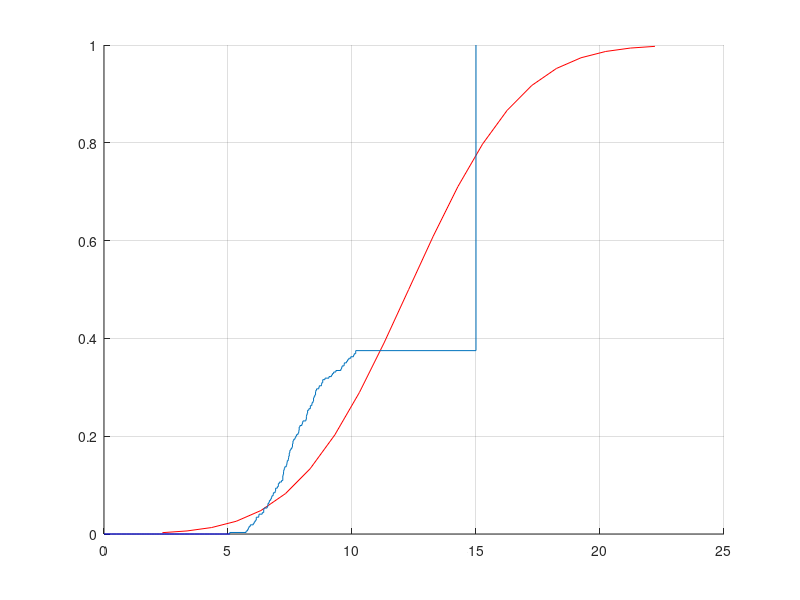

Source code (MATLAB):
function lab1()
    clear all;
    clc
    X = [10.06,8.32,8.50,8.82,6.02,6.44,7.90,7.85,5.90,7.62,8.66,...
         6.38,7.24,8.21,6.82,7.43,6.06,8.21,9.07,5.85,6.72,8.17,...
         8.53,8.68,7.21,8.43,8.77,7.27,5.79,9.78,6.44,7.24,6.83,...
         6.61,7.58,10.15,8.82,7.87,7.35,9.60,5.82,6.65,10.15,6.92,...
         6.77,9.35,6.92,7.76,6.45,7.47,6.99,9.95,7.22,7.38,7.87,...
         6.24,8.00,8.47,7.25,7.03,7.45,6.75,7.37,7.98,9.58,8.91,...
         6.14,8.19,5.07,7.47,7.29,8.78,7.86,7.82,10.09,8.54,7.21,...
         8.57,6.67,9.82,9.26,9.69,8.39,8.26,7.44,6.58,8.45,7.49,...
         7.16,9.17,8.16,8.38,7.60,8.53,6.10,7.39,7.70,8.45,7.73,...
         9.21,8.02,7.62,6.90,9.55,5.73,7.21,6.14,7.54,9.87,8.14,...
         8.16,7.50,7.60,6.25,7.03,7.07,6.61,9.68,7.65,8.32];
     X = [X zeros(1,200)+15];
    X = sort(X);
    
    Mmax = max(X);
    Mmin = min(X);
    
    fprintf('Mmin = %s\n', num2str(Mmin));
    fprintf('Mmax = %s\n', num2str(Mmax));
    
    R = Mmax - Mmin;
    fprintf('R = %s\n', num2str(R));
    
    MX = getMU(X);
    fprintf('MX = %s\n', num2str(MX));
    
    Ssqr = getSsqr(X);
    fprintf('S^2 = %s\n', num2str(Ssqr));
    
    %m = getNumberOfIntervals(X);
    m = floor(log2(length(X)) + 2);
    fprintf('m = %s\n', num2str(m))
    
    %createGroup(X);
    %hold on;
    %distributionDensity(X, MX, Ssqr, m);

    figure;
    empiricF(X);
    hold on;
    distribution(X, MX, Ssqr, m);
end

function mu = getMU(X)
    n = length(X);
    mu = sum(X)/n;
end

function Ssqr = getSsqr(X)
    n = length(X);
    MX = getMU(X);
    Ssqr = sum((X - MX).^2) / (n-1);
end

function m = getNumberOfIntervals(X)
    m = floor(log2(length(X)) + 2);
end



function distribution(X, MX, DX, m)
    R = X(end) - X(1);
    delta = R/m;
    
    Xn = (MX - R): delta :(MX + R);
    %Xn = min(X):delta / 50:max(X)+0.1;
    Y = 1/2 * (1 + erf((Xn - MX) / sqrt(2*DX))); 
    plot(Xn, Y, 'r'), grid;
    
    [yy, xx] = ecdf(X);
    stairs(xx, yy); grid;
    Xmin = min(X);
    Xmax = max(X);
    xxx = 0:Xmin / 50:Xmin;
    yyy = zeros(1, 51);
    stairs(xxx, yyy, 'b'); grid;
    
    xxxx = Xmax:(25 - Xmax) / 50:25;
    yyyy = zeros(1, 51)+1;
    
    
    %stairs(xxxx, yyyy, 'b'); grid;
end

function empiricF(X)  
    [yy, xx] = ecdf(X);
    
    Xmin = min(X);
    %plot(xx, yy, 'g'), grid;
    %stairs(xx, yy); grid;
    
    xxx = 0:Xmin / 50:Xmin;
    yyy = zeros(1, 51);
  
    
    %plot(xxx, yyy, 'b'), grid;
    %stairs(xxx, yyy);
end

    